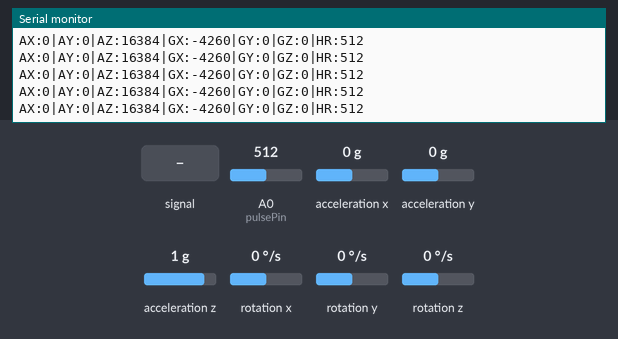
Simulated run of this sketch. Board: Arduino Uno, built with avr-gcc and run on an emulated ATmega328P. Shown: the last lines printed to the serial monitor. Wiring (inferred from the names in the program): MPU-9250 motion sensor at I2C address 0x68. The test bench sets the inputs (shaded band); at power-on: acceleration x 0 g, acceleration y 0 g, A0 (pulsePin) = 512, acceleration z 1 g, rotation x 0 °/s, rotation y 0 °/s, rotation z 0 °/s.

Above: at 1.2 s.
1.3 s: A0 (pulsePin) fed a 200 Hz sine of ±460 counts around its level
At 1.41 s:
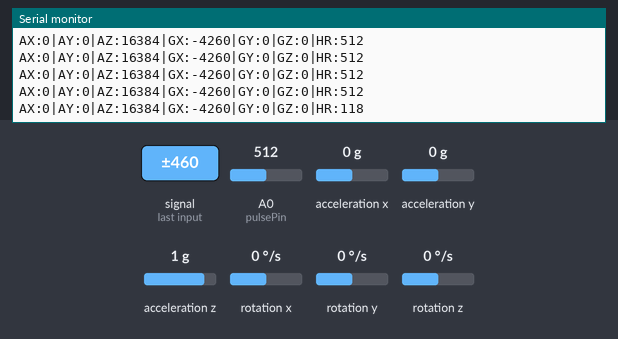
4.3 s: acceleration x set to 0.8 g
At 4.45 s:
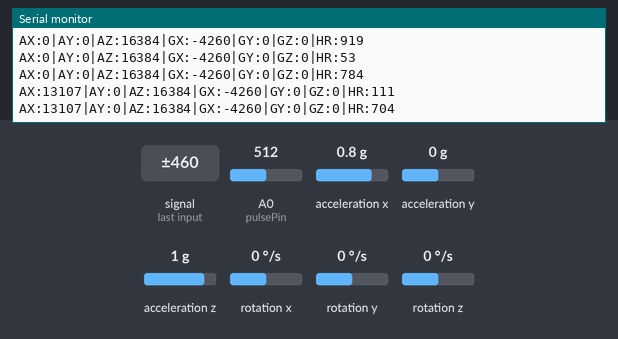
7.3 s: acceleration y set to 0.8 g
At 7.41 s:
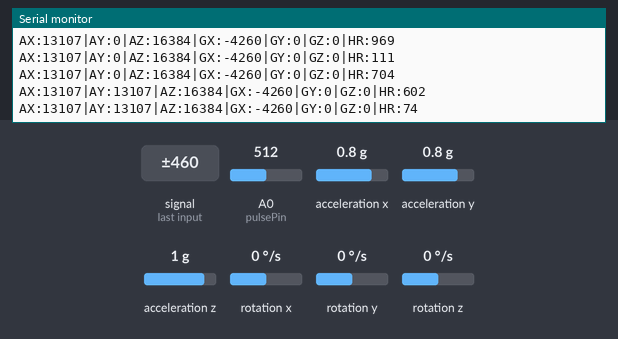
10.3 s: A0 (pulsePin) set to 716
At 10.31 s:
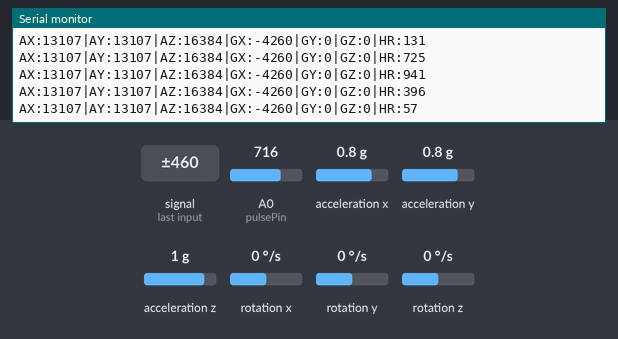
13.3 s: A0 (pulsePin) fed a 2 Hz sine of ±306 counts around its level
At 13.4 s:
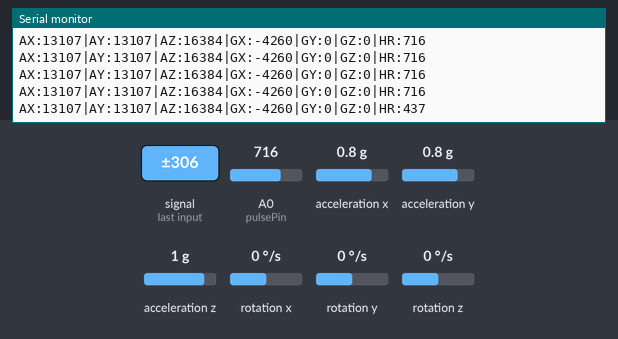
16.3 s: acceleration z set to 0 g
At 16.32 s:
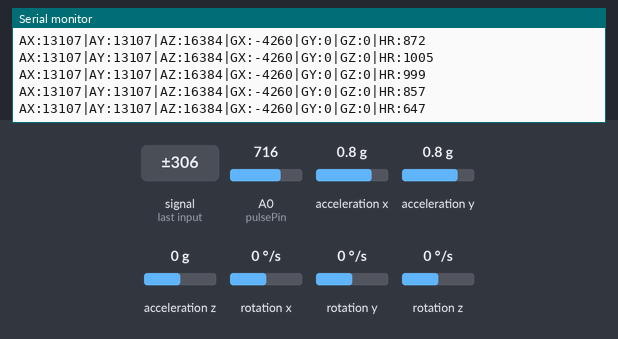

Measured:
- after the input at 1.3 s, the serial monitor: prints a new line after 0.09 s (image 1)
- after the input at 4.3 s, the serial monitor: prints a new line after 0.08 s (image 2)
- after the input at 7.3 s, the serial monitor: prints a new line after 0.05 s (image 3)
- after the input at 13.3 s, the serial monitor: prints a new line after 0.09 s (image 5)

The sketch:

Gesture_based_controller.ino
```cpp
#include <Wire.h>
const int MPU = 0x68; // MPU6500 I2C address
int16_t AccX, AccY, AccZ, GyroX, GyroY, GyroZ;
const int pulsePin = A0; // Pin for heart rate sensor
int pulseValue; // Stores the heart rate sensor reading
void setup() {
 // Initialize MPU6500
 Wire.begin();
 Wire.beginTransmission(MPU);
 Wire.write(0x6B); // Wake up MPU6500
 Wire.write(0);
 Wire.endTransmission(true);
 // Initialize Serial Communication
 Serial.begin(9600); // Match with Python script baud rate
 // Initialize Pulse Sensor Pin
 pinMode(pulsePin, INPUT);
}
void loop() {
 // Retrieve MPU6500 Data
 Wire.beginTransmission(MPU);
 Wire.write(0x3B); // Starting with accelerometer registers
 Wire.endTransmission(false);
 Wire.requestFrom(MPU, 14, true); // Read accelerometer and gyroscope data
 AccX = Wire.read() << 8 | Wire.read();
 AccY = Wire.read() << 8 | Wire.read();
 AccZ = Wire.read() << 8 | Wire.read();
 GyroX = Wire.read() << 8 | Wire.read();
 GyroY = Wire.read() << 8 | Wire.read();
 GyroZ = Wire.read() << 8 | Wire.read();
 // Retrieve Heart Rate Sensor Data
 pulseValue = analogRead(pulsePin);
 // Send MPU6500 Data Over Serial
 Serial.print("AX:"); Serial.print(AccX);
 Serial.print("|AY:"); Serial.print(AccY);
 Serial.print("|AZ:"); Serial.print(AccZ);
 Serial.print("|GX:"); Serial.print(GyroX);
 Serial.print("|GY:"); Serial.print(GyroY);
 Serial.print("|GZ:"); Serial.print(GyroZ);
// Send Heart Rate Data Over Serial
 Serial.print("|HR:"); Serial.println(pulseValue);
delay(20); // Adjust for smooth performance
}
```
